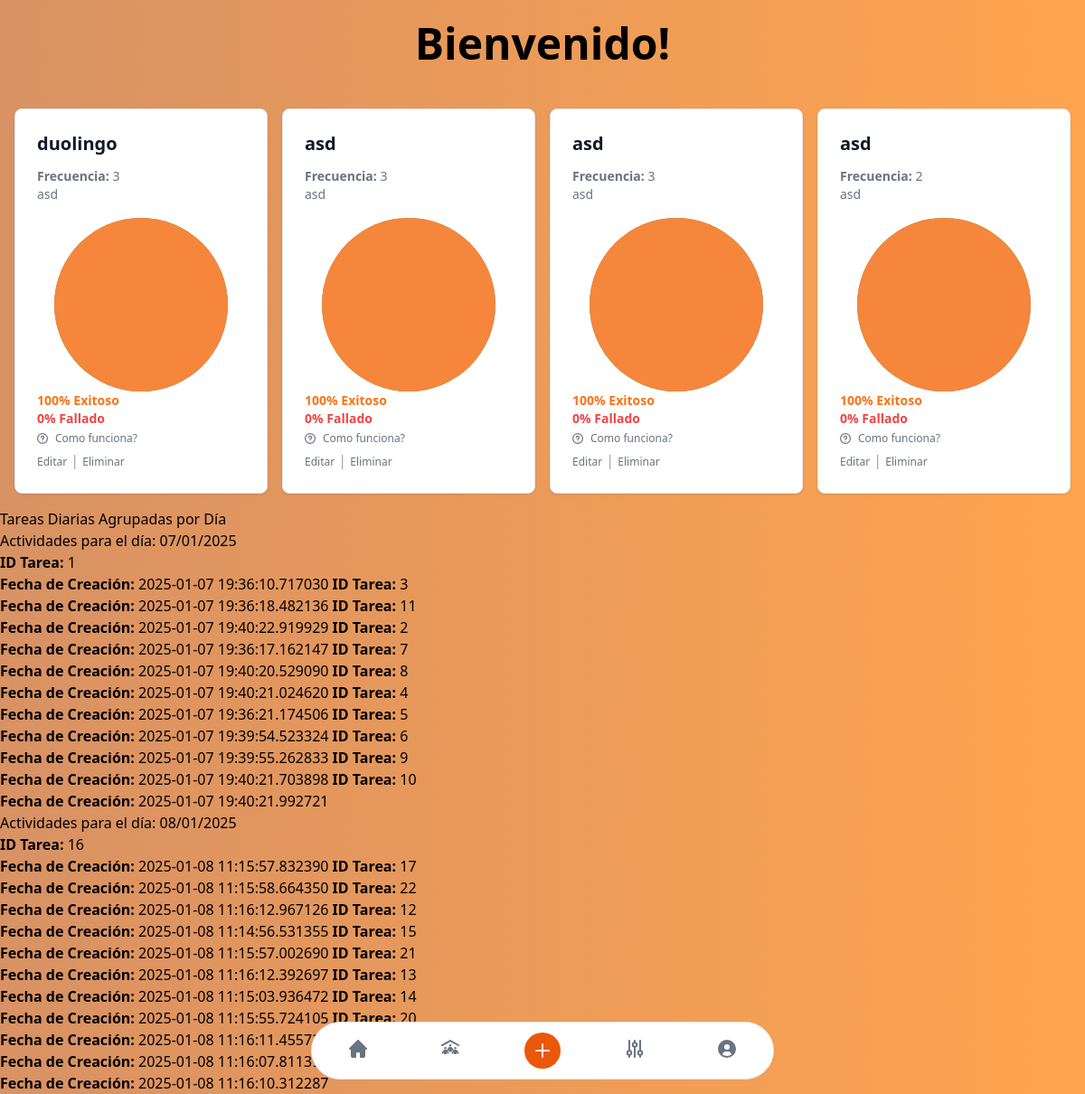
The page /dashboard (signed in) on the database its author committed.
### models.py (models this page shows, shortened)
class Task(db.Model):
    id = db.Column(db.Integer, primary_key=True)
    name = db.Column(db.String(50), nullable=False)
    description = db.Column(db.String(120), nullable=False)
    frequency = db.Column(db.Integer, nullable=False)
    created_at = db.Column(db.DateTime, default=lambda: datetime.now(bogota_tz))
    user_id = db.Column(db.Integer, db.ForeignKey('user.id'), nullable=False)
    private = db.Column(db.Boolean, nullable=False, default=True)
    user = relationship('User', backref='tasks')

class TaskDaily(db.Model):
    id = db.Column(db.Integer, primary_key=True)
    idTask = db.Column(db.Integer, db.ForeignKey('task.id'), nullable=False)
    task = db.relationship(Task, backref='dailies', lazy=True)
    created_at = db.Column(db.DateTime, default=lambda: datetime.now(bogota_tz))

### main.py (the view)
@app.route('/dashboard')
def dashboard():
    if user_on_login():
        return redirect(url_for('login'))
    user_id = session.get('user_id')
    today = date.today()
    print(today)
    tasks=Task.query.filter_by(user_id=user_id).all()
    all_dailies = [daily for task in tasks for daily in task.dailies]
    sorted_dailies = sorted(all_dailies, key=lambda x: x.created_at.date())
    tasks_by_date = {
        date: list(dailies)
        for date, dailies in groupby(sorted_dailies, key=lambda x: x.created_at.date())
    }
    tasks_by_date_formatted = {
        date.strftime("%d/%m/%Y"): dailies for date, dailies in tasks_by_date.items()
    }
    today = date.today()
    tasks_today = TaskDaily.query.filter(db.func.date(TaskDaily.created_at) == today).all()
    count_today = len(tasks_today)
    tasks = Task.query.filter_by(user_id=user_id).all()
    tasks_today = []
    tasks_today_number =[]
    total = []
    for task in tasks:
        todays_dailies = [daily for daily in task.dailies if daily.created_at.date() == today]
        tasks_today_number.append(len(todays_dailies))
        total_dailies = len(task.dailies)
        days_passed = (date.today() - task.created_at.date()).days
        activity_total = (days_passed+1) * int(task.frequency)
        average=int((total_dailies*100)/activity_total)
        rest = 100-average
        print(average)
        print(rest)
        total.append([average,rest])
    tasks=zip(tasks,tasks_today_number,total)
    user_id = session.get('user_id')
    context = {
        "user_id": user_id,
        'tasks_by_date': tasks_by_date_formatted,
        'tasks': tasks,
        'today': today
    }
    return render_template("index.html", **context)

### main.py (called while the page is built)
def user_on_login():
    user_id = session.get('user_id')
    print('user_id', user_id)
    if not user_id:
        flash("Debes iniciar sesión para ver tus tareas.", "danger")
        return True
    return False

### templates/index.html (shortened to what this page needs)
{% extends "base.html" %}
{% block content %}
        <div class="flex justify-center items-center">
            <h1 class="flex text-center text-5xl font-bold m-6 mb-8">Bienvenido!</h1>
        </div>
        <ul>
            {% if tasks %}
                <div class="grid grid-cols-1 md:grid-cols-3 lg:grid-cols-4 gap-4 justify-items-center m-4">
                    {% for task, number, total in tasks %}
                        <div class="w-full p-4 bg-white border border-gray-200 rounded-lg shadow sm:p-6 dark:bg-gray-800 dark:border-gray-700">
                            <h5 class="mb-3 text-base font-semibold text-gray-900 md:text-xl dark:text-white">
                                {{ task.name }}
                            </h5>
                            <p class="text-sm font-normal text-gray-500 dark:text-gray-400"><span class="font-bold">Frecuencia: </span>{{ task.frequency }}</p>
                            <p class="text-sm font-normal text-gray-500 dark:text-gray-400">{{ task.description }}</p>
                            <div class="flex justify-center items-center">
                                <div class="relative w-48 h-48 rounded-full bg-gradient-to-tl from-blue-500 via-green-500 to-red-500">
                                    <div
                                        class="absolute top-0 left-0 w-full h-full rounded-full"
                                        style="background: conic-gradient(
                                            #f6863b 0 {{ total.0 }}%, /* azul: porcentaje dinámico */
                                            #f43f5e {{ total.0 }}% 100% /* rojo: restante */
                                        );">
                                    </div>
                                </div>
                            </div>
                            <div>
                                <div class="flex text-orange-500 font-bold text-sm">{{ total.0 }}% Exitoso</div>
                                <div class="flex text-red-500 font-bold text-sm">{{ total.1 }}% Fallado</div>
                            </div>
                            <div>
                                <a href="#" class="inline-flex items-center text-xs font-normal text-gray-500 hover:underline dark:text-gray-400">
                                Como funciona?</a>
                            </div>
                            <div>
                                <a class="inline-flex items-center text-xs font-normal text-gray-500 hover:underline dark:text-gray-400" href="/edit/{{ task.id }}">Editar</a>
                                <span class="text-gray-400">|</span>
                                <form class="inline-flex items-center text-xs font-normal text-gray-500 hover:underline dark:text-gray-400" action="/delete/{{ task.id }}" method="POST" style="display:inline;">
                                    <button type="submit">Eliminar</button>
                                </form>
                            </div>
                        </div>
                    {% endfor %}
                </div>
            {% else %}
                <p>No hay tareas disponibles.</p>
            {% endif %}
            <h3>Tareas Diarias Agrupadas por Día</h3>
            {% if tasks_by_date %}
                {% for date, dailies in tasks_by_date.items() %}
                    <div>
                        <h3>Actividades para el día: {{ date }}</h3>
                        <ul>
                            {% for daily in dailies %}
                                    <strong>ID Tarea:</strong> {{ daily.id }}<br>
                                    <strong>Fecha de Creación:</strong> {{ daily.created_at }}
                            {% endfor %}
                        </ul>
                    </div>
                {% endfor %}
            {% else %}
                <p>No hay tareas diarias asociadas.</p>
            {% endif %}
        </ul>
{% endblock %}

### templates/base.html (shortened to what this page needs)
<!DOCTYPE html>
<html lang="en">
<head>
    <link rel="stylesheet" href="../static/css/bg.css">
    <script src="https://cdn.tailwindcss.com"></script>
</head>
<body>
    <nav>
        {% include 'nav.html' %}
    </nav>
    <main>
        {% block content %}
        {% endblock %}
    </main>
    <div class="area">
        <ul class="circles">
        </ul>
    </div>
</body>
</html>

### templates/nav.html (shortened to what this page needs)
<div class="mx-2">
    <div class="fixed z-50 w-[98%] h-16 max-w-lg -translate-x-1/2 bg-white border border-gray-200 rounded-full bottom-4 left-1/2 dark:bg-gray-700 dark:border-gray-600">
        <div class="grid h-full max-w-lg grid-cols-5 mx-auto">
            <a data-tooltip-target="tooltip-home" href="/dashboard" class="inline-flex flex-col items-center justify-center px-5 rounded-s-full hover:bg-gray-50 dark:hover:bg-gray-800 group">
            </a>
            <a data-tooltip-target="tooltip-wallet" href="/groups" class="inline-flex flex-col items-center justify-center px-5 hover:bg-gray-50 dark:hover:bg-gray-800 group">
            </a>
            <div class="flex items-center justify-center">
                <a data-tooltip-target="tooltip-new" href="/create" class="inline-flex items-center justify-center w-10 h-10 font-medium bg-orange-600 rounded-full hover:bg-orange-700 group focus:ring-4 focus:ring-orange-300 focus:outline-none dark:focus:ring-orange-800">
                    <svg class="w-4 h-4 text-white" aria-hidden="true" xmlns="http://www.w3.org/2000/svg" fill="none" viewBox="0 0 18 18">
                        <path stroke="currentColor" stroke-linecap="round" stroke-linejoin="round" stroke-width="2" d="M9 1v16M1 9h16"/>
                    </svg>
                </a>
            </div>
            <a data-tooltip-target="tooltip-settings" href="/settings" class="inline-flex flex-col items-center justify-center px-5 hover:bg-gray-50 dark:hover:bg-gray-800 group">
            </a>
            <a data-tooltip-target="tooltip-profile" href="/profile/{{ user_id }}" class="inline-flex flex-col items-center justify-center px-5 rounded-e-full hover:bg-gray-50 dark:hover:bg-gray-800 group">
            </a>
        </div>
    </div>
</div>

### static/css/bg.css (style rules this page uses)
.area { background: linear-gradient(to left, #ffa44e, #d89264); position: fixed; width: 100%; height: 100%; top: 0; left: 0; z-index: -1; overflow: hidden; }
.circles { position: absolute; top: 0; left: 0; width: 100%; height: 100%; overflow: hidden; }

### rows shown on the page
Task: name "duolingo", frequency "3", description "asd", total "100", total "0"
Task: name "asd", frequency "3", description "asd", total "100", total "0"
Task: name "asd", frequency "3", description "asd", total "100", total "0"
Task: name "asd", frequency "2", description "asd", total "100", total "0"
TaskDaily: id "1", created_at "2025-01-07 19:36:10.717030"
TaskDaily: id "3", created_at "2025-01-07 19:36:18.482136"
TaskDaily: id "11", created_at "2025-01-07 19:40:22.919929"
TaskDaily: id "2", created_at "2025-01-07 19:36:17.162147"
TaskDaily: id "7", created_at "2025-01-07 19:40:20.529090"
TaskDaily: id "8", created_at "2025-01-07 19:40:21.024620"
TaskDaily: id "4", created_at "2025-01-07 19:36:21.174506"
TaskDaily: id "5", created_at "2025-01-07 19:39:54.523324"
TaskDaily: id "6", created_at "2025-01-07 19:39:55.262833"
TaskDaily: id "9", created_at "2025-01-07 19:40:21.703898"
TaskDaily: id "10", created_at "2025-01-07 19:40:21.992721"
TaskDaily: id "16", created_at "2025-01-08 11:15:57.832390"
TaskDaily: id "17", created_at "2025-01-08 11:15:58.664350"
TaskDaily: id "22", created_at "2025-01-08 11:16:12.967126"
TaskDaily: id "12", created_at "2025-01-08 11:14:56.531355"
TaskDaily: id "15", created_at "2025-01-08 11:15:57.002690"
TaskDaily: id "21", created_at "2025-01-08 11:16:12.392697"
TaskDaily: id "13", created_at "2025-01-08 11:15:03.936472"
TaskDaily: id "14", created_at "2025-01-08 11:15:55.724105"
TaskDaily: id "20", created_at "2025-01-08 11:16:11.455729"
TaskDaily: created_at "2025-01-08 11:16:07.811395"
TaskDaily: created_at "2025-01-08 11:16:10.312287"

### other values the page prints
{{ date }} "07/01/2025" "08/01/2025"
